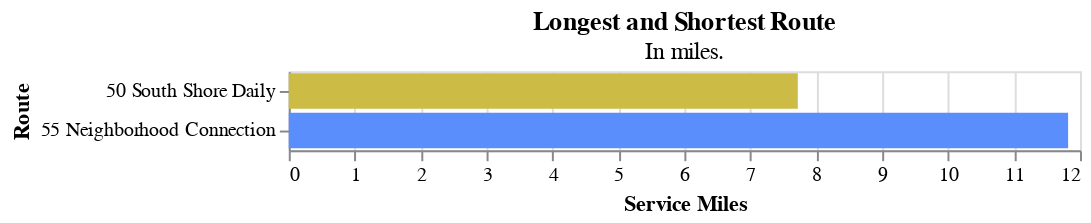

The notebook cell saved with this chart:
### Code cell
try:
    longest_shortest_df = section1.shortest_longest_route(operator_route_map)
    display(
        section1.basic_bar_chart(
            longest_shortest_df,
            "Service Miles",
            "Route",
            readable_dict["longest_shortest_route"]["title"],
            readable_dict["longest_shortest_route"]["subtitle"],
        )
    )
except:
    pass

### Figure 1 — Vega-Lite specification as saved in the notebook (floating-point values rounded to 4 significant figures)
{"config": {"view": {"continuousWidth": 300, "continuousHeight": 300}}, "data": {"name": "data-c46e3b7c12e3da5d884b5a7f2151c0eb"}, "mark": {"type": "bar"}, "encoding": {"color": {"field": "Route", "legend": null, "scale": {"range": ["#ccbb44", "#5b8efd", "#dd217d"]}, "title": "Route", "type": "nominal"}, "tooltip": [{"field": "Service Miles", "type": "quantitative"}, {"field": "Route", "type": "nominal"}], "x": {"field": "Service Miles", "title": "Service Miles", "type": "quantitative"}, "y": {"field": "Route", "title": "Route", "type": "nominal"}}, "title": {"text": ["Longest and Shortest Route"], "subtitle": ["In miles."]}, "width": 400, "$schema": "https://vega.github.io/schema/vega-lite/v5.17.0.json", "datasets": {"data-c46e3b7c12e3da5d884b5a7f2151c0eb": [{"Route": "50 South Shore Daily", "Service Miles": 7.72}, {"Route": "55 Neighborhood Connection", "Service Miles": 11.82}]}}
